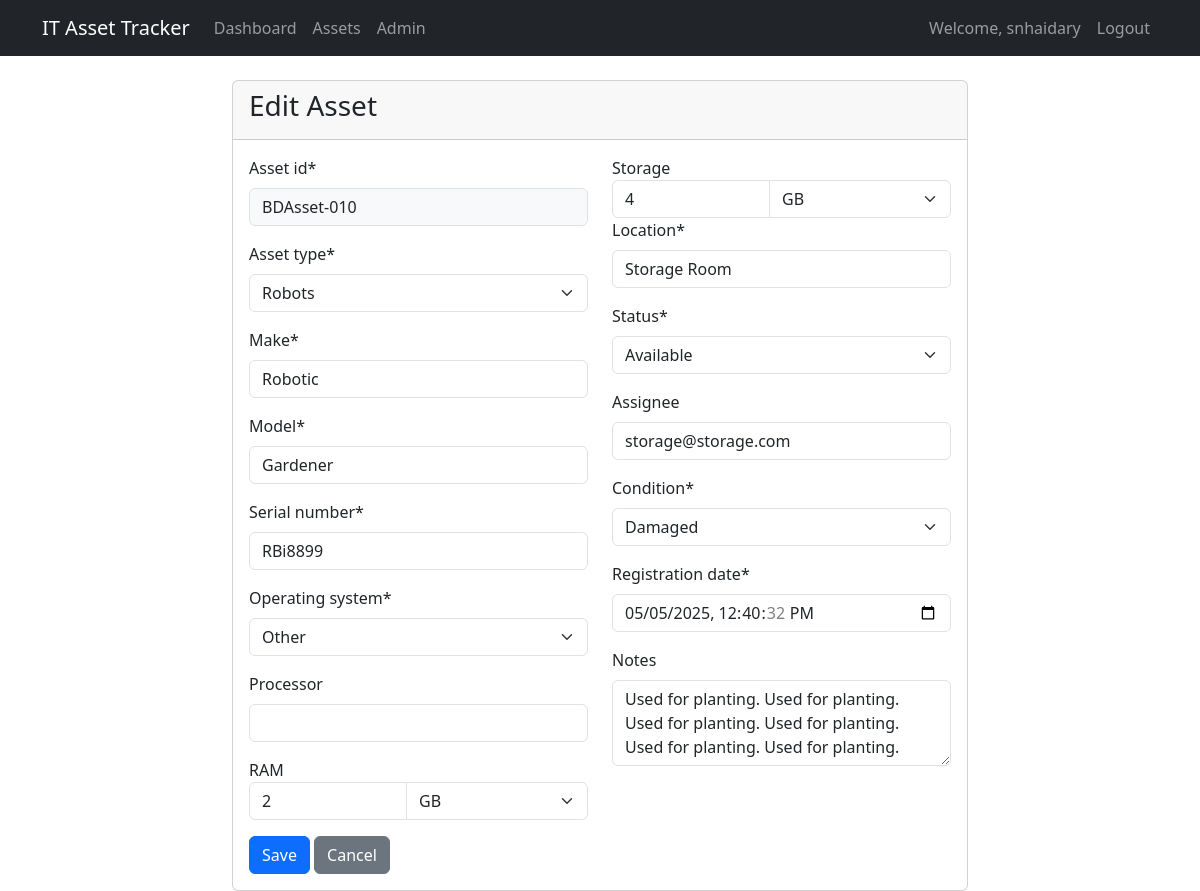
The app's page /assets/11/update/ (signed in), older data.
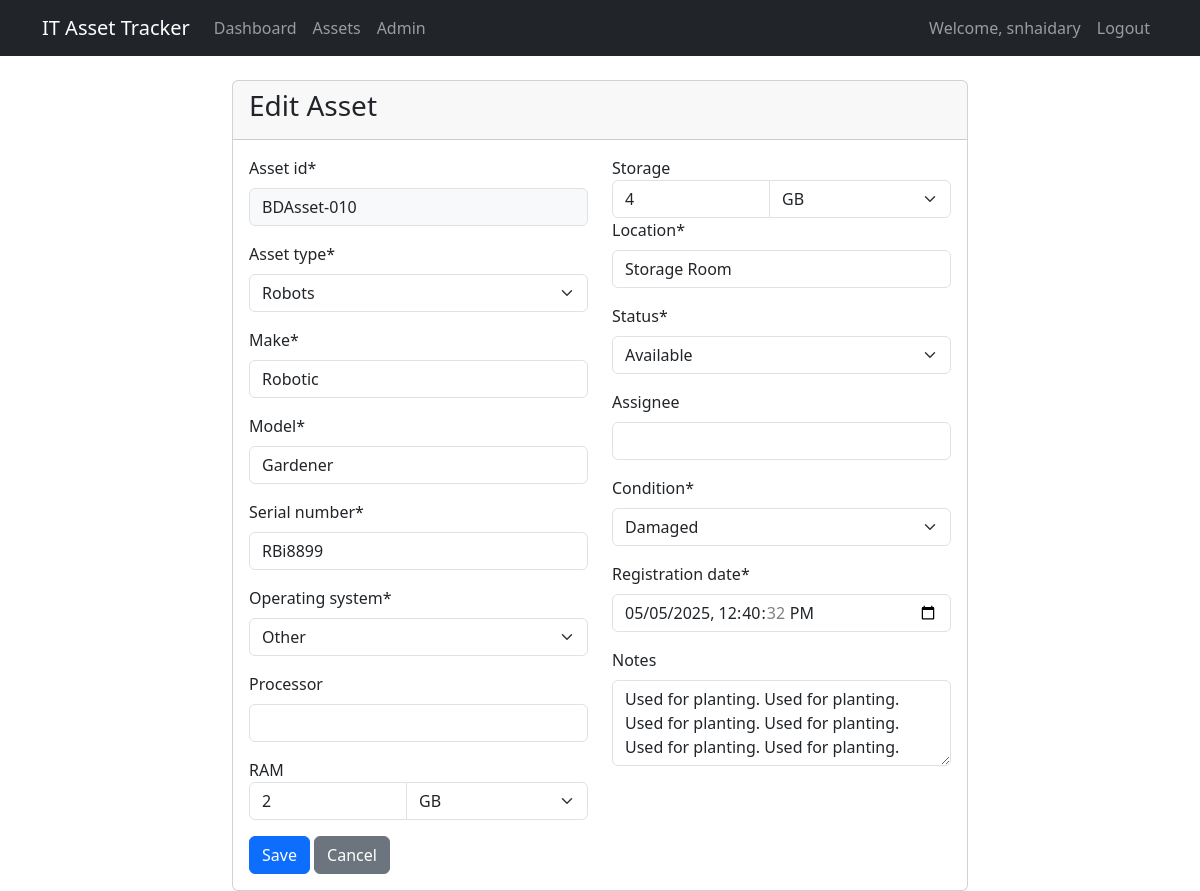
The same page, newer data.
### assets/models.py (models this page shows, shortened)
class Asset(models.Model):
    STATUS_CHOICES = [
        ('ASSIGNED', 'Assigned'),
        ('AVAILABLE', 'Available'),
        ('IN_REPAIR', 'In-repair'),
        ('RETIRED', 'Retired'),
    ]
    CONDITION_CHOICES = [
        ('WORKING', 'Working'),
        ('SOFTWARE_ISSUE', 'Software-issue'),
        ('HARDWARE_ISSUE', 'Hardware-issue'),
        ('DAMAGED', 'Damaged'),
    ]
    ASSET_TYPE_CHOICES = [
        ('LAPTOP', 'Laptop'),
        ('DESKTOP', 'Desktop'),
        ('MOBILE', 'Mobile'),
        ('TABLET', 'Tablet'),
        ('PRINTER', 'Printer'),
        ('SCANNER', 'Scanner'),
        ('PROJECTOR', 'Projector'),
        ('SERVER', 'Server'),
        ('NETWORK_DEVICE', 'Network Device'),
        ('MONITOR', 'Monitor'),
        ('SCREEN', 'Screen'),
        ('TV', 'TV'),
        ('ROBOTS', 'Robots'),
        ('UPS', 'UPS'),
        ('EXTERNAL_DRIVE', 'External Drive'),
        ('OTHER', 'Other'),
    ]
    OS_CHOICES = [
        ('WINDOWS', 'Windows'),
        ('MACOS', 'macOS'),
        ('LINUX', 'Linux'),
        ('ANDROID', 'Android'),
        ('IOS', 'iOS'),
        ('CHROMEOS', 'ChromeOS'),
        ('HYPEROS', 'HyperOS'),
        ('OTHER', 'Other'),
    ]
    UNIT_CHOICES = [
        ('MB', 'MB'),
        ('GB', 'GB'),
        ('TB', 'TB'),
    ]
    registration_date = models.DateTimeField(default=timezone.now)
    asset_id = models.CharField(max_length=50, unique=True)
    asset_type = models.CharField(max_length=100, choices=ASSET_TYPE_CHOICES)
    make = models.CharField(max_length=100)
    model = models.CharField(max_length=100)
    serial_number = models.CharField(max_length=100, unique=True)
    operating_system = models.CharField(max_length=100, choices=OS_CHOICES)
    processor = models.CharField(max_length=100, blank=True)
    ram = models.IntegerField(validators=[MinValueValidator(0)], blank=True, null=True)
    ram_unit = models.CharField(max_length=2, choices=UNIT_CHOICES, default='GB')
    storage = models.IntegerField(validators=[MinValueValidator(0)], blank=True, null=True)
    storage_unit = models.CharField(max_length=2, choices=UNIT_CHOICES, default='GB')
    location = models.CharField(max_length=200)
    status = models.CharField(max_length=20, choices=STATUS_CHOICES, default='AVAILABLE')
    assignee = models.EmailField(blank=True, null=True)  # Made optional
    condition = models.CharField(max_length=20, choices=CONDITION_CHOICES, default='NEW')
    notes = models.TextField(blank=True)
    class Meta:
        ordering = ['-registration_date']

### assets/views.py (the view, shortened to what this page needs)
# urls.py: path('<int:pk>/update/', AssetUpdateView.as_view(), name='asset-update'),
class AssetUpdateView(LoginRequiredMixin, UpdateView):
    model = Asset
    form_class = AssetForm
    template_name = 'assets/asset_form.html'
    success_url = reverse_lazy('asset-list')

### templates/assets/asset_form.html (shortened to what this page needs)
{% extends 'base.html' %}
{% load crispy_forms_tags %}
{% block content %}
<div class="row">
    <div class="col-md-8 offset-md-2">
        <div class="card">
            <div class="card-header">
                <h3 class="card-title">{% if form.instance.pk %}Edit Asset{% else %}New Asset{% endif %}</h3>
            </div>
            <div class="card-body">
                <form method="post" novalidate>
                    <div class="row">
                        <div class="col-md-6">
                            {{ form.asset_id|as_crispy_field }}
                            {{ form.asset_type|as_crispy_field }}
                            {{ form.make|as_crispy_field }}
                            {{ form.model|as_crispy_field }}
                            {{ form.serial_number|as_crispy_field }}
                            {{ form.operating_system|as_crispy_field }}
                            {{ form.processor|as_crispy_field }}
                            <div class="form-group">
                                <label for="{{ form.ram.id_for_label }}">RAM</label>
                                <div class="input-group">
                                    {{ form.ram }}
                                    {{ form.ram_unit }}
                                </div>
                            </div>
                        </div>
                        <div class="col-md-6">
                            <div class="form-group">
                                <label for="{{ form.storage.id_for_label }}">Storage</label>
                                <div class="input-group">
                                    {{ form.storage }}
                                    {{ form.storage_unit }}
                                </div>
                            </div>
                            {{ form.location|as_crispy_field }}
                            {{ form.status|as_crispy_field }}
                            {{ form.assignee|as_crispy_field }}
                            {{ form.condition|as_crispy_field }}
                            {{ form.registration_date|as_crispy_field }}
                            {{ form.notes|as_crispy_field }}
                        </div>
                    </div>
                    <div class="mt-3">
                        <button type="submit" class="btn btn-primary">Save</button>
                        <a href="{% url 'asset-list' %}" class="btn btn-secondary">Cancel</a>
                    </div>
                </form>
            </div>
        </div>
    </div>
</div>
{% endblock %}

Row changes from the older to the newer data that the page shows:
changed Asset "BDAsset-010": assignee "storage@storage.com" → (not shown)
